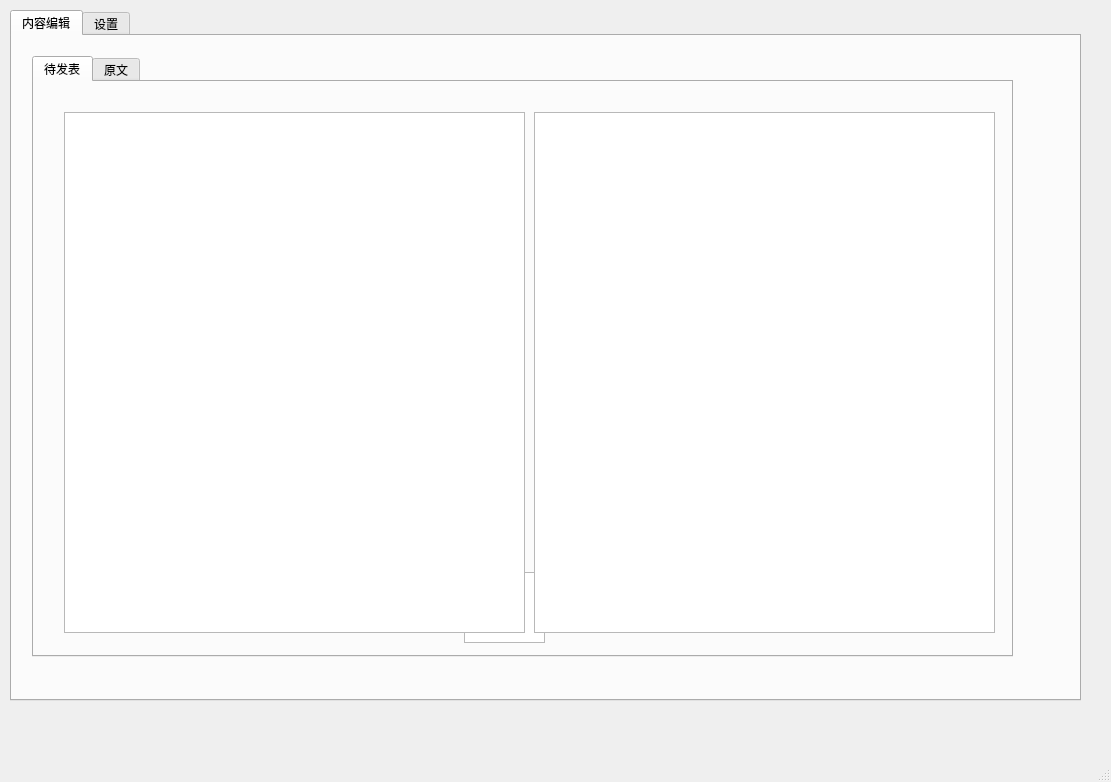
<?xml version="1.0" encoding="UTF-8"?>
<ui version="4.0">
 <class>MainWindow</class>
 <widget class="QMainWindow" name="MainWindow">
  <property name="geometry">
   <rect>
    <x>0</x>
    <y>0</y>
    <width>1111</width>
    <height>782</height>
   </rect>
  </property>
  <property name="windowTitle">
   <string>MainWindow</string>
  </property>
  <widget class="QWidget" name="centralwidget">
   <widget class="QTabWidget" name="tabWidget">
    <property name="geometry">
     <rect>
      <x>10</x>
      <y>10</y>
      <width>1071</width>
      <height>691</height>
     </rect>
    </property>
    <property name="currentIndex">
     <number>0</number>
    </property>
    <widget class="QWidget" name="tab_content">
     <attribute name="title">
      <string>内容编辑</string>
     </attribute>
     <widget class="QTabWidget" name="tabWidget_3">
      <property name="geometry">
       <rect>
        <x>20</x>
        <y>20</y>
        <width>981</width>
        <height>601</height>
       </rect>
      </property>
      <property name="currentIndex">
       <number>0</number>
      </property>
      <widget class="QWidget" name="tab_3">
       <attribute name="title">
        <string>待发表</string>
       </attribute>
       <widget class="QTextBrowser" name="textBrowser_toPub_Html">
        <property name="geometry">
         <rect>
          <x>430</x>
          <y>490</y>
          <width>81</width>
          <height>71</height>
         </rect>
        </property>
       </widget>
       <widget class="QTextEdit" name="textEdit_toPub_src">
        <property name="geometry">
         <rect>
          <x>30</x>
          <y>30</y>
          <width>461</width>
          <height>521</height>
         </rect>
        </property>
       </widget>
       <widget class="QTextEdit" name="textEdit_toPub_Html">
        <property name="geometry">
         <rect>
          <x>500</x>
          <y>30</y>
          <width>461</width>
          <height>521</height>
         </rect>
        </property>
       </widget>
      </widget>
      <widget class="QWidget" name="tab_4">
       <attribute name="title">
        <string>原文</string>
       </attribute>
      </widget>
     </widget>
    </widget>
    <widget class="QWidget" name="tab_setting">
     <attribute name="title">
      <string>设置</string>
     </attribute>
     <widget class="QTabWidget" name="tabWidget_2">
      <property name="geometry">
       <rect>
        <x>30</x>
        <y>20</y>
        <width>991</width>
        <height>601</height>
       </rect>
      </property>
      <property name="currentIndex">
       <number>1</number>
      </property>
      <widget class="QWidget" name="tab">
       <attribute name="title">
        <string>账号设置</string>
       </attribute>
      </widget>
      <widget class="QWidget" name="tab_2">
       <attribute name="title">
        <string>替换规则</string>
       </attribute>
       <widget class="QTableWidget" name="tableWidget">
        <property name="geometry">
         <rect>
          <x>20</x>
          <y>30</y>
          <width>941</width>
          <height>511</height>
         </rect>
        </property>
       </widget>
      </widget>
     </widget>
    </widget>
   </widget>
  </widget>
  <widget class="QMenuBar" name="menubar">
   <property name="geometry">
    <rect>
     <x>0</x>
     <y>0</y>
     <width>1111</width>
     <height>26</height>
    </rect>
   </property>
  </widget>
  <widget class="QStatusBar" name="statusbar"/>
 </widget>
 <resources/>
 <connections/>
</ui>
